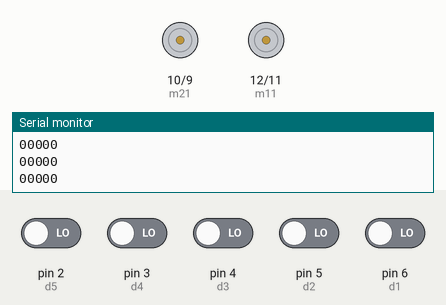
Recording of a sketch running on a simulated Arduino Uno, built with avr-gcc and run on an emulated ATmega328P. Parts: motor-driver pin pairs drawn as motors (green arrow = first pin HIGH = forward, orange = second pin HIGH = backward, longer = more drive), the last lines printed to the serial monitor. The inputs (shaded band) are chosen by the test bench; at power-on: pin 2 (d5), pin 3 (d4), pin 4 (d3), pin 5 (d2), pin 6 (d1) LOW.

Above: at 2.8 s.
2.9 s: pin 2 (d5) driven HIGH
At 4.2 s:
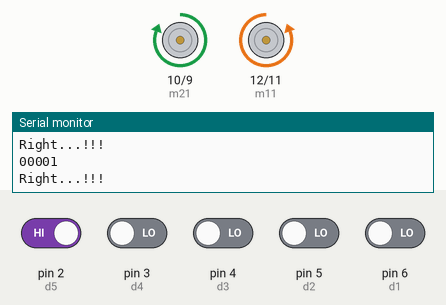
4.5 s: pin 2 (d5) driven LOW
At 5.9 s:
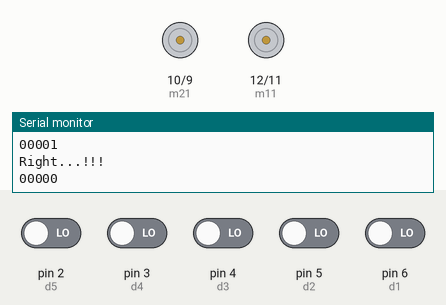
6.5 s: pin 6 (d1) driven HIGH
At 7.4 s:
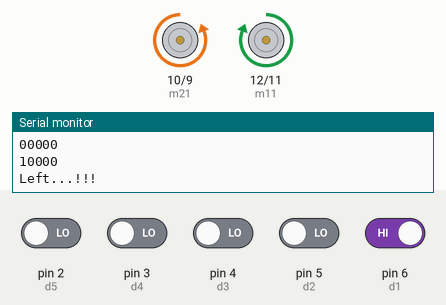
8.5 s: pin 6 (d1) driven LOW
At 10.2 s:
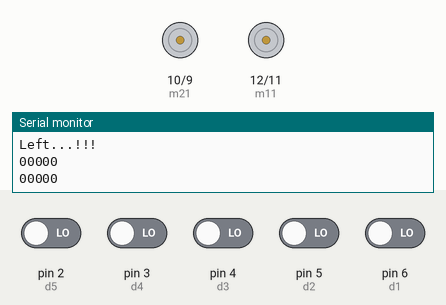
10.5 s: pin 2 (d5) driven HIGH and pin 3 (d4) driven HIGH and pin 4 (d3) driven HIGH and pin 5 (d2) driven HIGH and pin 6 (d1) driven HIGH
At 11.8 s:
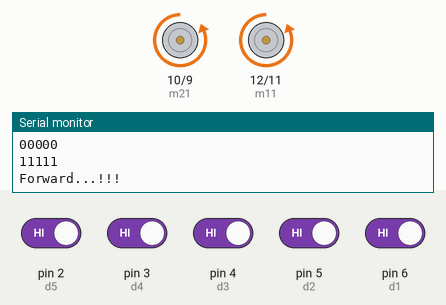
Timing chart, 0 to 13.5 s (numbered marks = the images above; inputs shaded):
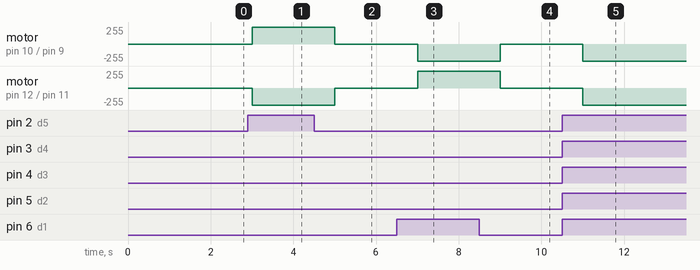

The sketch:

IRsensor.ino
```cpp
//IR SENSOR
const int d1 = 6;
const int d2 = 5;
const int d3 = 4;
const int d4 = 3;
const int d5 = 2;

String irValue;
//MOTOR 1
const int m11 = 12;
const int m12 = 11;
//MOTOR 2
const int m21 = 10;
const int m22 = 9;
void setup() {
  Serial.begin(9600);

  pinMode(d1,INPUT);
  pinMode(d2,INPUT);
  pinMode(d3,INPUT);
  pinMode(d4,INPUT);
  pinMode(d5,INPUT);

  pinMode(m11,OUTPUT);
  pinMode(m12,OUTPUT);
  pinMode(m21,OUTPUT);
  pinMode(m22,OUTPUT);

}

void loop() {

   int v1 = digitalRead(d1);
   int v2 = digitalRead(d2);
   int v3 = digitalRead(d3);
   int v4 = digitalRead(d4);
   int v5 = digitalRead(d5);

   irValue = (String)v1 + (String)v2 + (String)v3 + (String)v4 + (String)v5;
   Serial.println(irValue);

   if(irValue.equals("11111") || (irValue.equals("01110")) || (irValue.equals("11110")) || (irValue.equals("01111")))
   {
          //forward
          Serial.println("Forward...!!!");

          //motor 1
          digitalWrite(m11,LOW);
          digitalWrite(m12,HIGH);
          //motor 2
          digitalWrite(m21,LOW);
          digitalWrite(m22,HIGH);

   }
   else if((irValue.equals("10000")) || ((irValue.equals("11000"))) || (irValue.equals("11100")))
   {
          //Left
          Serial.println("Left...!!!");

          //motor 1
          digitalWrite(m11,HIGH);
          digitalWrite(m12,LOW);
          //motor 2
          digitalWrite(m21,LOW);
          digitalWrite(m22,HIGH);
   }
   else if((irValue.equals("00001")) || (irValue.equals("00011")) || (irValue.equals("00111")))
   {
          //Right
          Serial.println("Right...!!!");

          //motor 1
          digitalWrite(m11,LOW);
          digitalWrite(m12,HIGH);
          //motor 2
          digitalWrite(m21,HIGH);
          digitalWrite(m22,LOW);

   }
   else
   {
      //Stop...!!!
          digitalWrite(m11,LOW);
          digitalWrite(m12,LOW);
          digitalWrite(m21,LOW);
          digitalWrite(m22,LOW);

   }
   delay(1000);
}
```

Measured:
- after the input at 2.9 s, motor on pin 10 (m21) / pin 9 (m22): stopped → forward 255/255 after 0.10 s; motor on pin 12 (m11) / pin 11 (m12): stopped → backward 255/255 after 0.10 s
- after the input at 4.5 s, motor on pin 10 (m21) / pin 9 (m22): forward 255/255 → stopped after 0.50 s; motor on pin 12 (m11) / pin 11 (m12): backward 255/255 → stopped after 0.50 s
- after the input at 6.5 s, motor on pin 10 (m21) / pin 9 (m22): stopped → backward 255/255 after 0.50 s; motor on pin 12 (m11) / pin 11 (m12): stopped → forward 255/255 after 0.50 s
- after the input at 8.5 s, motor on pin 10 (m21) / pin 9 (m22): backward 255/255 → stopped after 0.51 s; motor on pin 12 (m11) / pin 11 (m12): forward 255/255 → stopped after 0.51 s
- after the input at 10.5 s, motor on pin 10 (m21) / pin 9 (m22), motor on pin 12 (m11) / pin 11 (m12): stopped → backward 255/255 after 0.51 s
